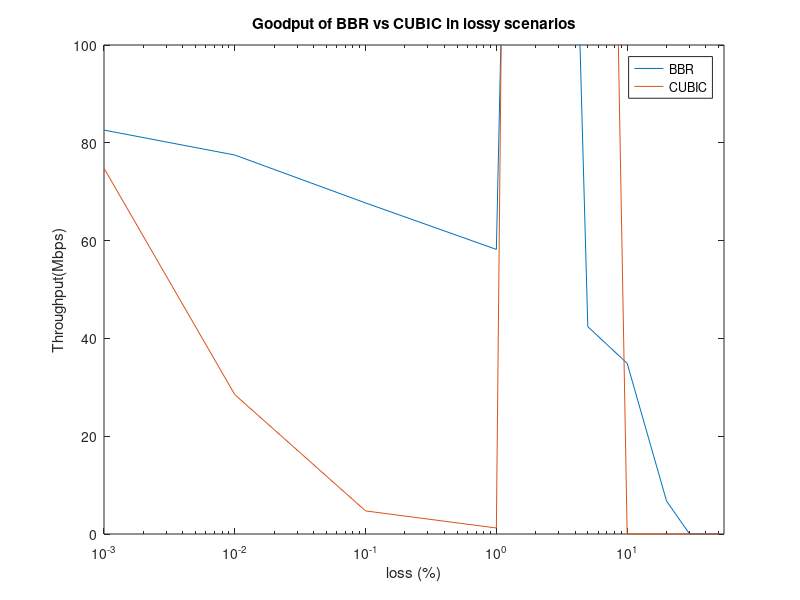

Reproduce this figure in MATLAB.
clear; close all;

%% Load files and make sure that they have length of 10 


x = load('fig8_bbr_goodput.txt') ;
if length(x) < 10 
    for i =1:10-length(x)
        x = [x ; 0] ;
    end 
end 
y = load('fig8_cubic_goodput.txt') ;

if length(y) < 10 
    for i =1:10-length(y)
        y = [y ; 0] ;
    end 
end 


loss = [0.001; 0.01; 0.1; 1; 2; 5; 10; 20; 30; 50] ; 

%% PLot the results 

figure; 
semilogx(loss, x)
hold on;
semilogx(loss,y)
legend('BBR','CUBIC')
title('Goodput of BBR vs CUBIC in lossy scenarios')
xlim([0 55])
ylim([0 100])
xlabel('loss (%)')
ylabel('Throughput(Mbps)')
print -dpdf 'lossy'

